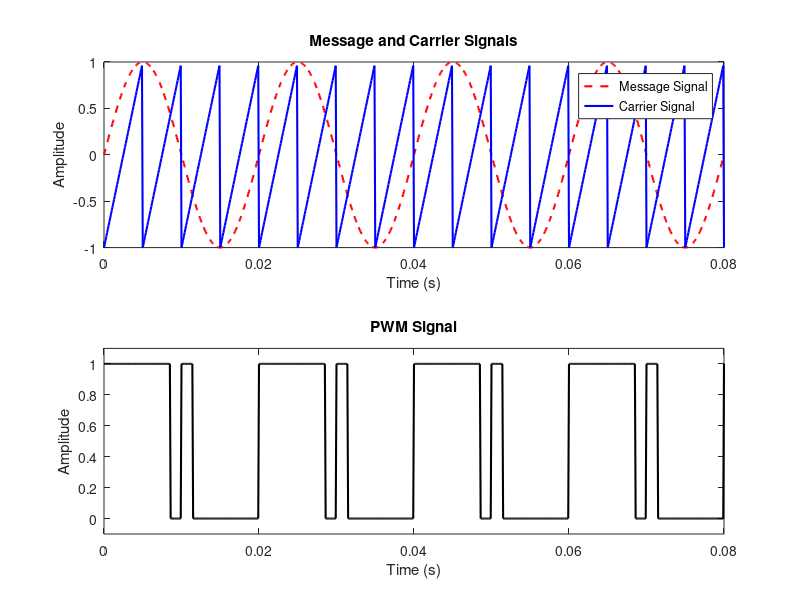

The MATLAB source for this figure:
clc;
close all;

fc = 200; 
fm = 50;   
fs = 10000; 

t = 0:1/fs:4/fm; 
mt = sin(2*pi*fm*t);  
ct = sawtooth(2*pi*fc*t); 

pwm_signal = mt > ct;

figure;

subplot(2,1,1);
plot(t, mt, 'r--', 'LineWidth', 1.5); 
hold on;
plot(t, ct, 'b', 'LineWidth', 1.5);  
title('Message and Carrier Signals');
xlabel('Time (s)');
ylabel('Amplitude');
legend('Message Signal', 'Carrier Signal');
hold off;

subplot(2,1,2);
plot(t, pwm_signal, 'k', 'LineWidth', 1.5);  
title('PWM Signal');
xlabel('Time (s)');
ylabel('Amplitude');
ylim([-0.1 1.1]); 

print -depsc2 PWM.eps;
